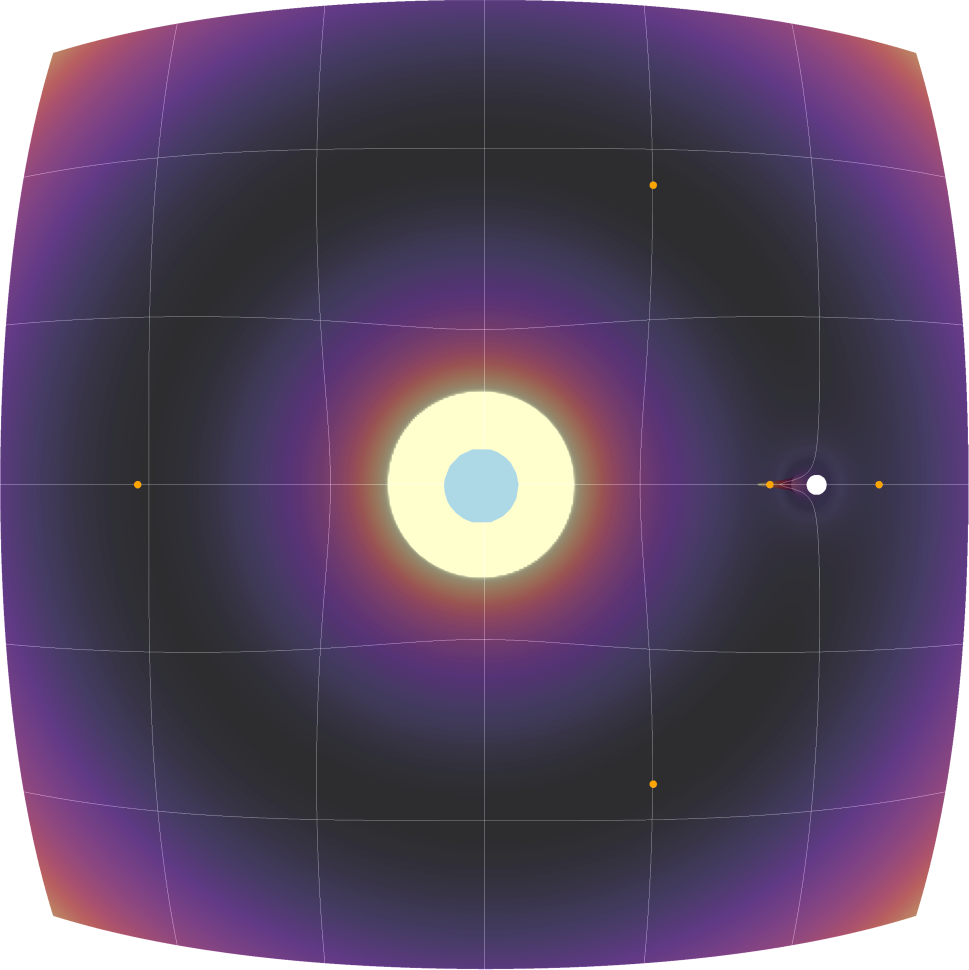
#> input picture Final Project/Figures/lagrange_points_topdown.png, 3874 x 3878 px (shown at 1/4 size)
$ python plot_lagrange_points.py
#> lines starting #> are read from the running program, lines starting #| are printed output that depends on the picture
import numpy as np
import plotly.graph_objects as go
from pathlib import Path
from scipy.optimize import fsolve
from PIL import Image, ImageChops

mu = 0.012150582
resolution = 400

x = np.linspace(-1.5, 1.5, resolution)
y = np.linspace(-1.5, 1.5, resolution)
X, Y = np.meshgrid(x, y)
X = X.astype(float)
Y = Y.astype(float)

r1 = np.sqrt((X - (-mu))**2 + Y**2)
r2 = np.sqrt((X - (1 - mu))**2 + Y**2)

V_grav = -((1 - mu) / r1) - (mu / r2)
V_cent = -0.5 * (X**2 + Y**2)
U_eff = V_grav + V_cent

z_min = -3.0
U_eff_clipped = np.clip(U_eff, z_min, np.max(U_eff))

fig = go.Figure()

fig.add_trace(go.Surface(
    z=U_eff_clipped,
    x=X,
    y=Y,
    colorscale='Magma_r',
    cmin=z_min,
    cmax=-1.5,
    opacity=0.85,
    contours=dict(
        x=dict(show=True, width=1, color='rgba(150,150,150,0.15)'),
        y=dict(show=True, width=1, color='rgba(150,150,150,0.15)')
    ),
    lighting=dict(ambient=0.4, diffuse=0.8, fresnel=0.2, specular=0.1, roughness=1.0),
    lightposition=dict(x=100, y=100, z=1000),
    showscale=False
))

def potential_gradient_x(x_val):
    r1_val = np.sqrt((x_val + mu)**2)
    r2_val = np.sqrt((x_val - (1 - mu))**2)
    return x_val - (1 - mu) / r1_val**3 * (x_val + mu) - mu / r2_val**3 * (x_val - (1 - mu))

L1 = fsolve(potential_gradient_x, 0.8)[0]
L2 = fsolve(potential_gradient_x, 1.2)[0]
L3 = fsolve(potential_gradient_x, -1.0)[0]

L4_x = 0.5 - mu
L4_y = np.sqrt(3) / 2
L5_x = 0.5 - mu
L5_y = -np.sqrt(3) / 2

lagrange_points = [
    (L1, 0, 'L1'),
    (L2, 0, 'L2'),
    (L3, 0, 'L3'),
    (L4_x, L4_y, 'L4'),
    (L5_x, L5_y, 'L5')
]

U_values = []
for lx, ly, _ in lagrange_points:
    r1_val = np.sqrt((lx + mu)**2 + ly**2)
    r2_val = np.sqrt((lx - (1 - mu))**2 + ly**2)
    u_val = -((1 - mu) / r1_val) - (mu / r2_val) - 0.5 * (lx**2 + ly**2)
    U_values.append(u_val)

for (lx, ly, name), u_val in zip(lagrange_points, U_values):
    fig.add_trace(go.Scatter3d(
        x=[lx],
        y=[ly],
        z=[u_val + 0.2],
        mode='markers',
        marker=dict(size=1, color='#FFA500', symbol='circle'),
        showlegend=False,
        hoverinfo='skip'
    ))

fig.add_trace(go.Scatter3d(
    x=[-mu],
    y=[0],
    z=[-1.5],
    mode='markers',
    marker=dict(size=10, color='lightblue', symbol='circle'),
    showlegend=False,
    hoverinfo='skip'
))

fig.add_trace(go.Scatter3d(
    x=[1 - mu],
    y=[0],
    z=[-1.5],
    mode='markers',
    marker=dict(size=2.7, color='white', symbol='circle'),
    showlegend=False,
    hoverinfo='skip'
))

fig.update_layout(
    autosize=False,
    width=1350,
    height=1350,
    margin=dict(l=0, r=0, b=0, t=0),
    scene=dict(
        xaxis=dict(title='', showgrid=False, showticklabels=False, showbackground=False),
        yaxis=dict(title='', showgrid=False, showticklabels=False, showbackground=False),
        zaxis=dict(title='', showgrid=False, showticklabels=False, showbackground=False),
        camera=dict(eye=dict(x=0, y=0, z=3.0), up=dict(x=0, y=1, z=0)),
        bgcolor='rgba(0,0,0,0)'
    )
)

script_dir = Path(__file__).parent
figures_dir = script_dir.parent / 'Figures'
figures_dir.mkdir(parents=True, exist_ok=True)
output_path = figures_dir / 'lagrange_points_topdown.png'
fig.write_image(str(output_path), scale=6)

img = Image.open(output_path).convert('RGB')
#> img is the input picture: PIL image 3874x3878 RGB; mean R, G, B 94, 76.8, 103.7
bg = Image.new('RGB', img.size, 'white')
#> bg: PIL image 3874x3878 RGB; every value is 255
diff = ImageChops.difference(img, bg)
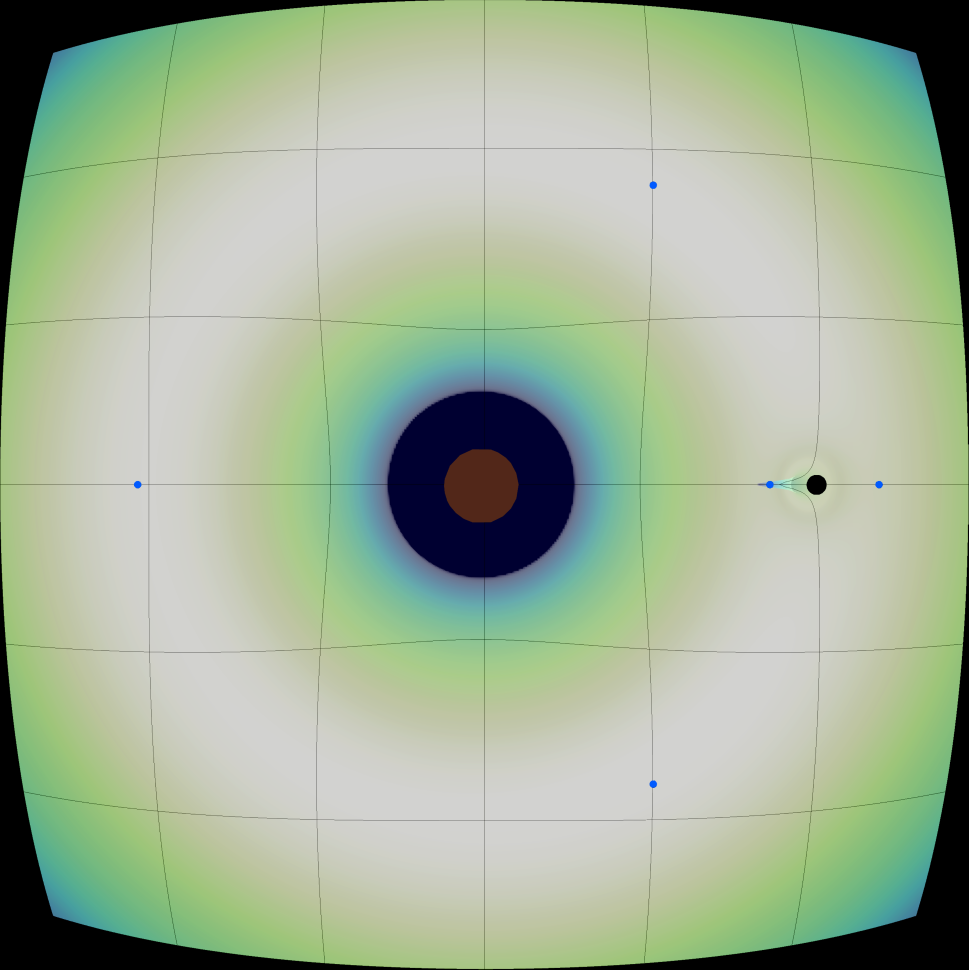
#> diff: PIL image 3874x3878 RGB (shown at 1/4 size); mean R, G, B 161, 178.2, 151.3
bbox = diff.getbbox()
#> bbox = (0, 0, 3874, 3878)
if bbox:
    cropped = img.crop(bbox)
    cropped.save(output_path)
    print(f"PNG saved and cropped to {output_path}")
else:
    print(f"PNG saved to {output_path}")
